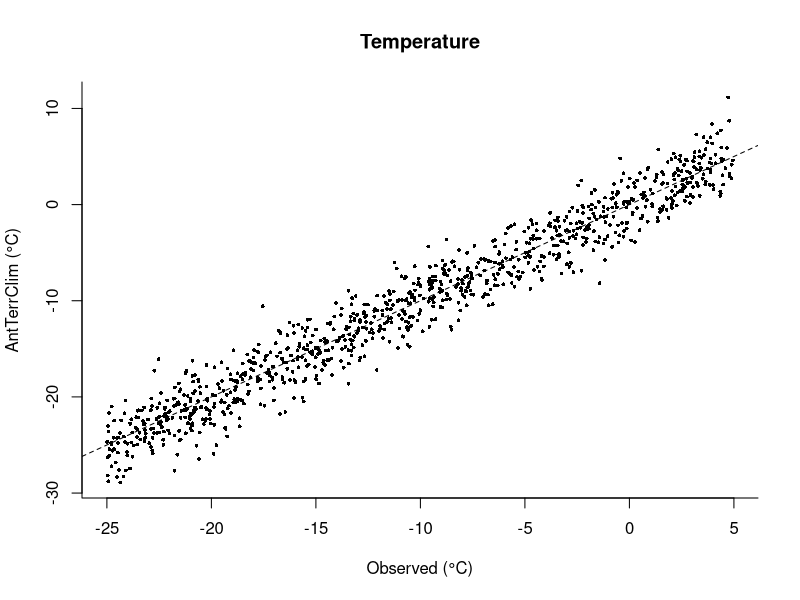
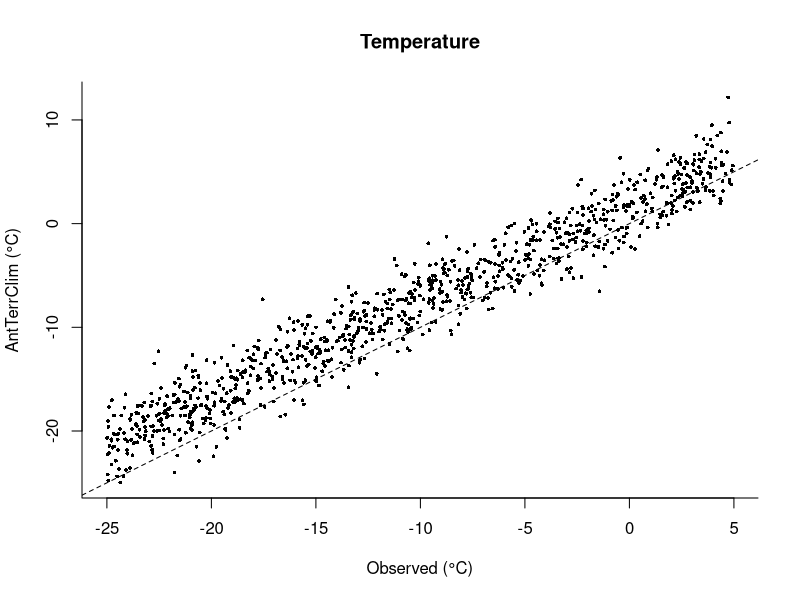
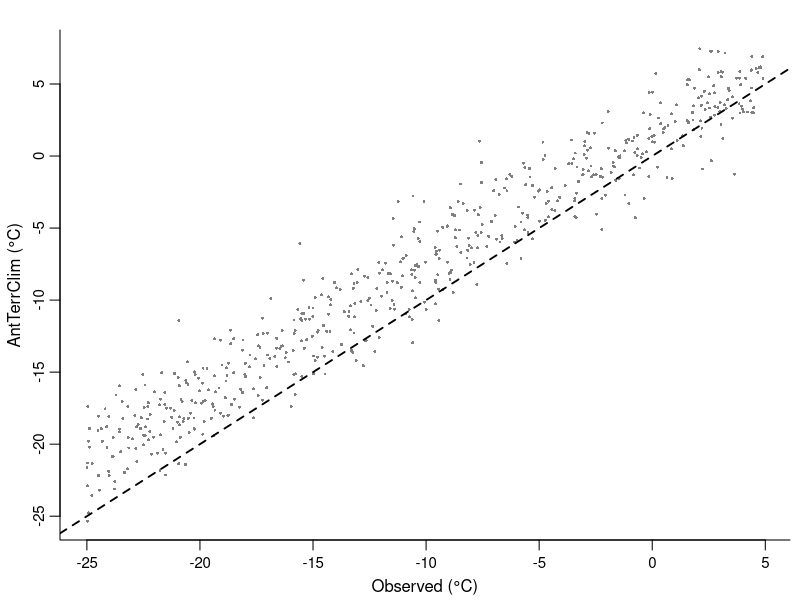

Write R code to recreate these figures, in order.
# Example validation plot: Observed vs AntTerrClim
set.seed(42)

# Simulated example data (replace with your own)
observed <- runif(1000, min = -25, max = 5)           # e.g. temperature in °C
antterrclim <- observed + rnorm(1000, mean = 0, sd = 2)  # predictions with some error

# Plot
plot(observed, antterrclim,
     pch  = 16,                 # solid dots
     cex  = 0.5,                # point size
     col  = "black",
     xlab = "Observed (°C)",
     ylab = "AntTerrClim (°C)",
     main = "Temperature",
     bty  = "l")                # L-shaped box (axes on left and bottom only)

# Dashed 1:1 line
abline(a = 0, b = 1, lty = 2, col = "black")



# Example validation plot: Observed vs AntTerrClim, with some bias
set.seed(42)

# Simulated example data (replace with your own)
observed <- runif(1000, min = -25, max = 5)   # e.g. temperature in °C

bias_offset <- 1.5    # constant warm bias (°C)
bias_slope  <- 0.9    # <1 means the model under-represents the extremes
noise_sd    <- 2      # random scatter

antterrclim <- bias_offset + bias_slope * observed + rnorm(1000, 0, noise_sd)

# Save as PNG
png("antterrclim_validation.png",
    width = 1600, height = 1600, res = 300)   # 1600 px at 300 dpi, i.e. ~5.3 x 5.3 inches

plot(observed, antterrclim,
     pch  = 16,
     cex  = 0.5,
     col  = "black",
     xlab = "Observed (°C)",
     ylab = "AntTerrClim (°C)",
     main = "Temperature",
     bty  = "l")

# Dashed 1:1 line
abline(a = 0, b = 1, lty = 2, col = "black")

dev.off()   # closes the file and writes the PNG



# Example validation plot: Observed vs AntTerrClim, sized for a small figure
set.seed(42)

# Simulated example data (replace with your own)
n <- 600                                       # fewer points so they don't clump when small
observed <- runif(n, min = -25, max = 5)       # e.g. temperature in °C

bias_offset <- 1.5
bias_slope  <- 0.9
noise_sd    <- 2

antterrclim <- bias_offset + bias_slope * observed + rnorm(n, 0, noise_sd)

# Save as PNG at the actual size it will appear on the page
png("antterrclim_validation.png",
    width = 2.5, height = 2.5, units = "in",   # set to the final printed size
    res = 600,                                 # high res so it stays sharp
    pointsize = 8)                             # base text size in points

# Tight margins (bottom, left, top, right) and closer axis labels
par(mar = c(3, 3, 1.5, 0.5),
    mgp = c(1.8, 0.6, 0))

plot(observed, antterrclim,
     pch      = 16,
     cex      = 0.4,          # small points to limit overplotting
     col      = "grey50",
     xlab     = "Observed (°C)",
     ylab     = "AntTerrClim (°C)",
     cex.lab  = 1,            # axis label size
     cex.axis = 0.9,          # tick label size
     font.main = 1,           # plain (not bold) title
     bty      = "l",
     lwd      = 1)            # axis line weight

# Dashed 1:1 line, a bit thicker so it survives shrinking
abline(a = 0, b = 1, lty = 2, lwd = 1.8, col = "black")

dev.off()
